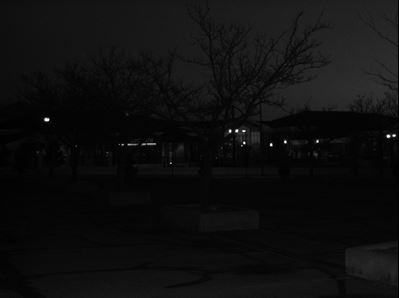
#> input picture cctv1.JPG, 399 x 298 px, found by its file name
$ python thief.py
#> lines starting #> are read from the running program, lines starting #| are printed output that depends on the picture
#!/usr/bin/env python
# coding: utf-8

# In[1]:


import cv2
import numpy as np
from PIL import Image, ImageEnhance
import os
import matplotlib.pyplot as plt
import skimage.io
import skimage.color
import skimage.filters
os.chdir("D:\\RIYA\\college stuff\\3rd year\\5th sem\\EE604")


# In[2]:


img = input("Enter the cctv number image in jpg form: ")
#> the answer given: cctv1.JPG
arr = img.split('.')
print(arr)


# In[3]:


def gammaCorr(src, gamma):
    inv = 1 / gamma
    table = [((i / 255) ** inv) * 255 for i in range(256)]
    table = np.array(table, np.uint8)
    return cv2.LUT(src, table)


# In[9]:


if arr[0][4]=='1':
    img = cv2.imread('cctv1.jpg')
#> img is the input picture: shape (298, 399, 3); min 0, max 255, mean 14.8
    gammaImg = gammaCorr(img, 2.5)
#> in gammaCorr, `return cv2.LUT(src, table)`:
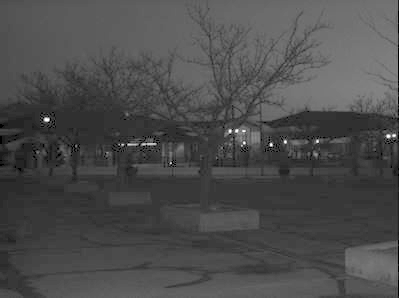
#> returned value: shape (298, 399, 3); min 0, max 255, mean 76

# cv2.imshow('Original image', img)
# cv2.imshow('Gamma corrected image', gammaImg)
    cv2.imwrite('enhanced-cctv1.jpg',gammaImg)
    cv2.waitKey(0)
    cv2.destroyAllWindows()
elif arr[0][4]=='2':
    img = cv2.imread('cctv2.jpg')
    gammaImg = gammaCorr(img, 2.0)

# cv2.imshow('Original image', img)
# cv2.imshow('Gamma corrected image', gammaImg)
    cv2.imwrite('enhanced-cctv2.jpg',gammaImg)
    cv2.waitKey(0)
    cv2.destroyAllWindows()
elif arr[0][4]=='3':
    file = "cctv3.jpg"
    img = Image.open(file)
    # img.show()
    im_out = ImageEnhance.Brightness(img).enhance(8.0)
    im_out = ImageEnhance.Contrast(im_out).enhance(1.5)
    im_out = ImageEnhance.Sharpness(im_out).enhance(4.0)
    # im_out.show()
    im_out.save('D:\\RIYA\\college stuff\\3rd year\\5th sem\\EE604\\enhanced-cctv3.jpg')
elif arr[0][4]=='4':
    cctv4 = cv2.imread(img)
    gray_img=cv2.cvtColor(cctv4,cv2.COLOR_BGR2GRAY)
    eqhist=cv2.equalizeHist(gray_img)
    cv2.imwrite('enhanced-cctv4.jpg ', eqhist)
    cv2.waitKey(0)


# In[ ]:


# In[5]:


# In[105]:


# In[ ]:


# In[ ]:


# In[ ]:


# In[ ]:

$ run again, with cctv4.JPG copied over cctv1.JPG
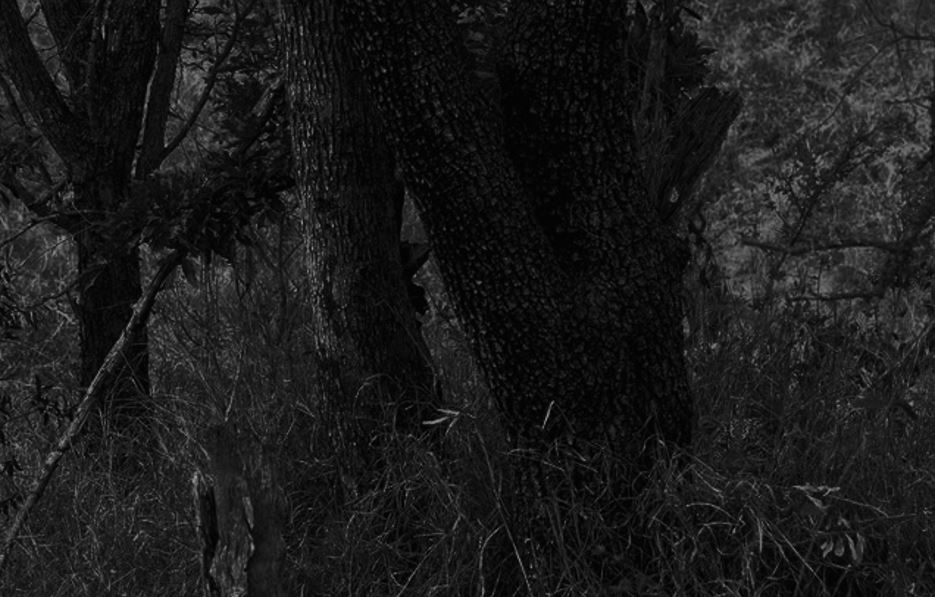
#> input picture cctv4.JPG, 935 x 597 px, found by its file name
#> img is the input picture: shape (597, 935, 3); min 0, max 158, mean 26.9
#> in gammaCorr, `return cv2.LUT(src, table)`:
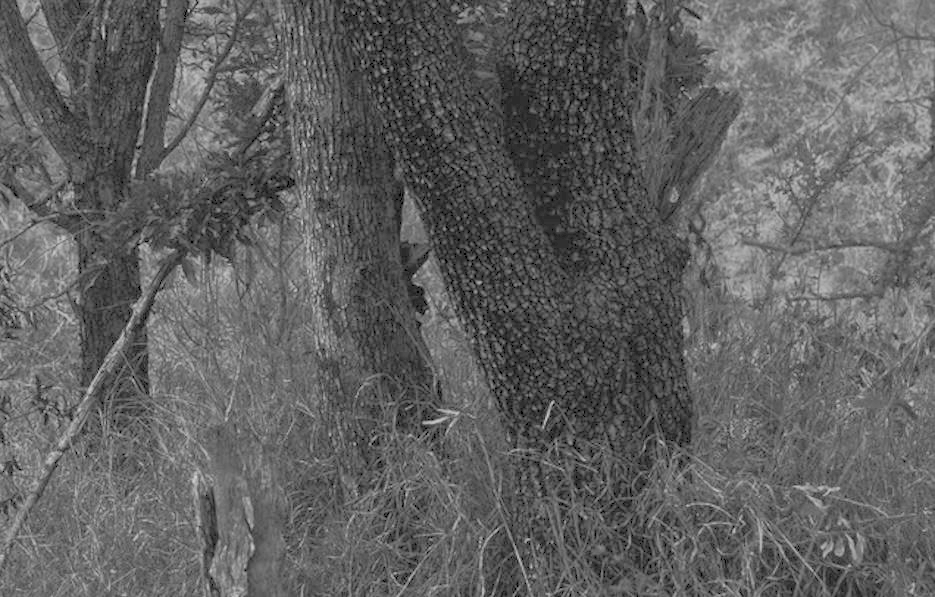
#> returned value: shape (597, 935, 3); min 0, max 210, mean 96.9
